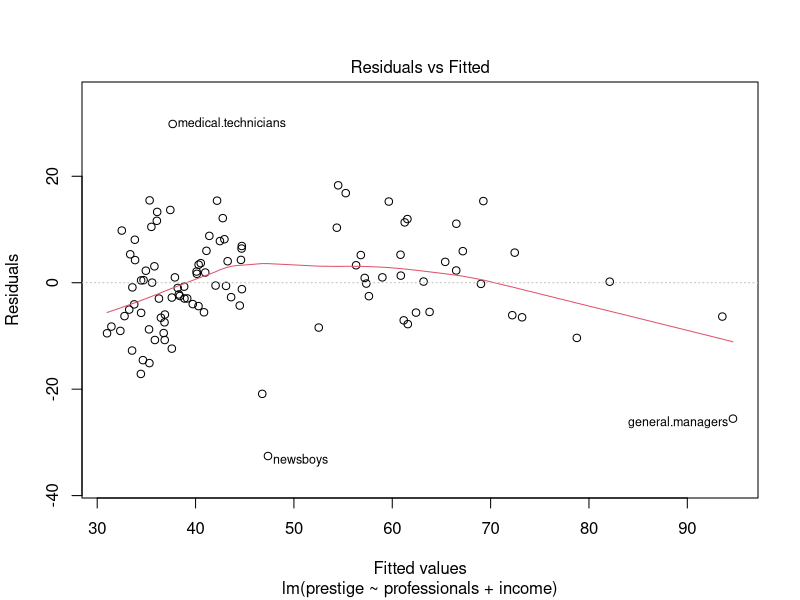
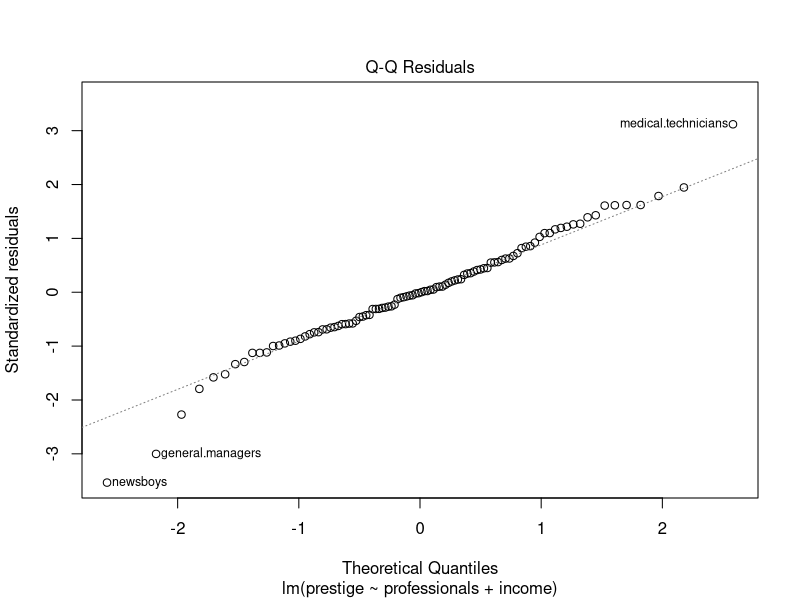
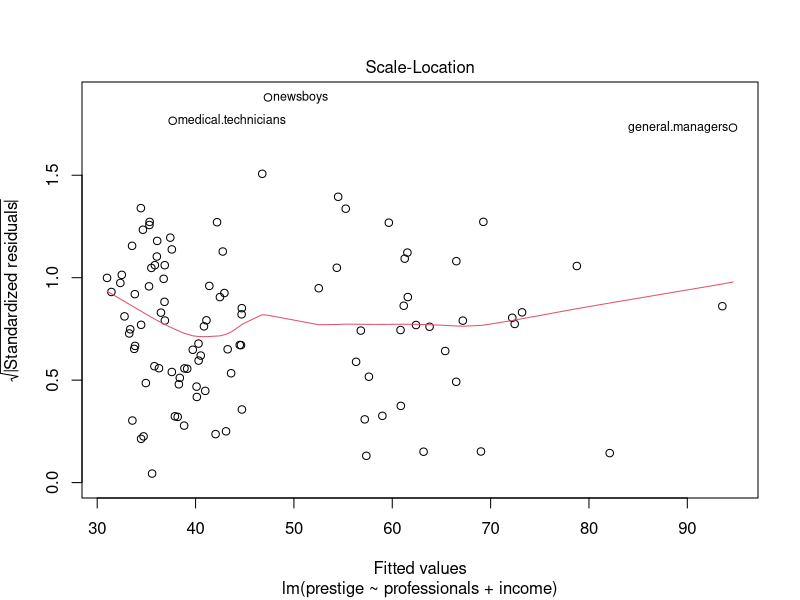
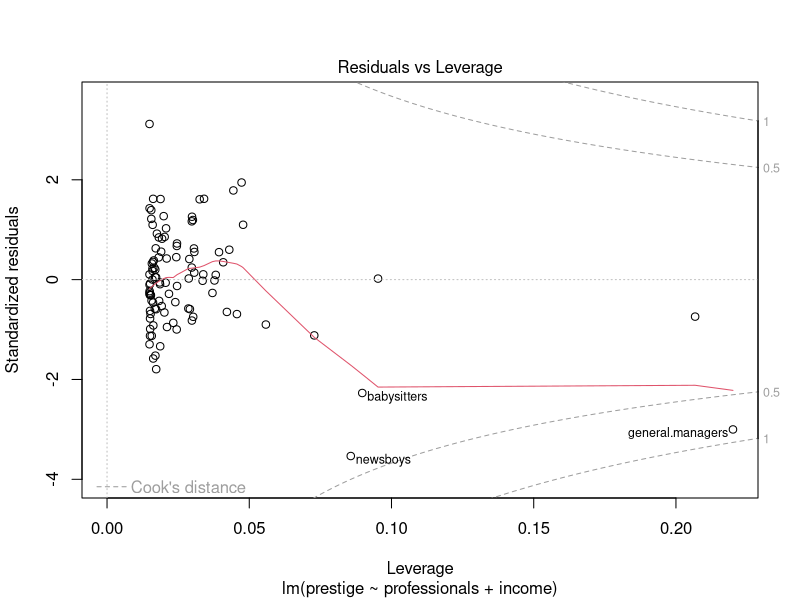

The R source for these figures, in order:
#### PROBLEM SET 4 - MARK ROCHE ######
install.packages(car)
library(car)
data(Prestige)
help(Prestige)

##### Question 1 ######

# (a): Create a new variable professional by recoding the variable type so that 
# professionals are coded as 1, and blue and white collar workers are coded as 0
data_prestige <- Prestige
# Rename the column 'type' as 'professionals'
names(data_prestige)[names(data_prestige) == 'type'] <- 'professionals'
# Write if/else loop to code professionals under this column as 1, 
# and blue and white collar workers as 0.
data_prestige$professionals <- ifelse(data_prestige$professionals %in% c("bc", 'wc') ,data_prestige$professionals<-0, data_prestige$professionals<-1)
data_prestige 
# (b): Run a linear model with prestige as an outcome, and income, professional 
# and the interaction of the two as predictors.
prestige_regression <- lm(prestige ~ professionals+income, data=data_prestige)
summary(prestige_regression)
plot(prestige_regression)
abline(prestige_regression)
# Intercept = 27.863, proffesion slope = 17.761, income slope = 0.002

# (c): Write the prediction equation based on the result.
# Equation = y = 27.863+17.761*x1+0.002*x2
# X1 and X2 are randomly chosen explanatory (or x) variables that can  predict y (or outcome values) 
# when they occur. 
# E.g. Take the first value for professionals in the dataset 'dataprestige' which equals 1 as 
# the x1 value and the first value for income which equals 12351 as the x2 value to get prestige 
# (or y value predicted when these x1 and x2 values occur)
y <- 27.863+17.761*1+0.002*12351
y 
# Predicted y (or Pineo-Porter prestige score) is 70.326 when income = 12351 and the person is a professional 
# (i.e. it holds 1 as value)

# (d): Interpret the coefficient for income.
# Coefficient = 0.02. Close to zero coefficient signals close to a null relationship between 
# income and prestige.

# (e): Interpret the coefficient for professional.
# Coefficient = 17.761. Indicates very strong relationship between one's profession and their prestige score. 

# (f): What is the effect of a $1,000 increase in income on 
# prestige score for professional occupations? 
# In other words, we are interested in the marginal effect of income when the variable 
# professional takes the value of 1. Calculate the change in yˆ associated with a $1,000 
# increase in income based on your answer for (c).
# Add 1000 income to income from (c) equation which equals 12351. 
12351 + 1000 # ANS = 13351
# Place in new equation instead of 12351 income
y1 <- 27.863+17.761*1+0.002*13351
y1 # Pineo-Porter prestige score = 72.326 when income is increased by 1000.
# This is compared with 70.326 from answer to (c). Therefore 1000 income increase associated
# with 2 point increase in prestige points. 
# Prestige therefore increases by a little bit if income is increased. This relates to the slope close
# to zero referred to in part (d). Income therefore likely weakly explains prestige in this model.

# (g): What is the effect of changing one’s occupations from non-professional to professional 
# when her income is $6,000? We are interested in the marginal effect of professional jobs 
# when the variable income takes the value of 6,000. Calculate the change in yˆ based on your 
# answer for (c).
y2 <- 27.863+17.761*1+0.002*6000
y2 # ANS = 57.624 prestige points 
27.863+17.761*0+0.002*6000 # ANS = 39.863 prestige points
# Subtract both prestige points to get effect of profession on prestige at same income rate of 6,000
57.624 - 39.863
# ANS = 17.761. This is the same value as the slope for professions.
# Therefore, even if they earn the same income of 6,000, a professional is likely to recieve 
# 17.761 more prestige points than blue and white collar workers. 
# Therefore, this indicates that the impact of profession is very large on prestige relative to income. 



###### Question 2 #####

# (a): Use the results from a linear regression to determine whether having these yard signs 
# in a precinct affects vote share (e.g., conduct a hypothesis test with α = .05).
# Yard signs is explanatory variable, vote share is outcome variable
# 1) Assumptions: Sample size n = 30, slope = 0.042, standard error = 0.016
# 2) Null and Alt Hypotheses: H0 = the effect of yard signs on vote share is null (i.e. the slope = 0), 
# HA = the effect of yard signs on vote share is present (i.e. the slope does not = O) 
# 3) Calculate test stat by dividing slope and null hyp for slope (or O) by standard error (i.e. 0.016)
0.042/0.016 # T stat = 2.625
# 4) P-value: Use T table
# N - 1df (i.e. 30-1) ANS = 19. T stat on row 19 of t table falls between 0.01 and 0.005. Therefore, 0.0075
# for one tail. Multiply by 2 for two-tail test = 0.05
# 5) Conclusions: p-value is = to level of significance 0.05. Therefore, null can be just about be rejected.
# We can determine that it is possible that the prescence of these yard signs within a precicint 
# may impact vote share. 

# (b): Use the results to determine whether being next to precincts with these yard signs affects 
# vote share (e.g., conduct a hypothesis test with α = .05).
# 1) Assumptions: Sample size n = 76, intercept = 0.042, standard error = 0.013
# 2) Null and Alt Hypotheses: H0 = no effect on vote share (slope = 0), HA = effect on vote share (i.e. slope does not
# = 0)
# 3) Test Stat: 
0.042/0.013 # T stat = 3.230769
# 4) P-value = 0.9991
# 5) Conclusions: P value greater than 0.05. Therefore, we cannot reject the null hypothesis. It cannot
# be determined that being adjecent to precincts using yard signs impacts vote share

# (c): Interpret the coefficient for the constant term substantively.
# The constant 0.302 here is the Y-intercept (where the line crosses the y axis). Standard error of intercept
# is 0.011. 
# It tells us that if lawn signs present within and adjacent to precincts are zero  (i.e.
# there are no yard signs), vote share = 0.302. Therefore, with no yard signs, 0.302 of vote share will go 
# to Ken Cuccinelli. 

# (d): Evaluate the model fit for this regression. What does this tell us about the importance of 
# yard signs versus other factors that are not modeled?
# Interpret Rsqaured 0.094 to evaluate model fit. Rsquared always between 0-100 percent
# 0.094 = 9.4%
# Closer to 100%, the more the model explains outcome variable variance
# Therefore, model explains only 9.4% of vote share  variance
# Indicates that other factors that are not modeled are likley have a greater effect on vote share than
# yard signs. This is because 90.6% of vote share variance is not explained by yard signs.  
